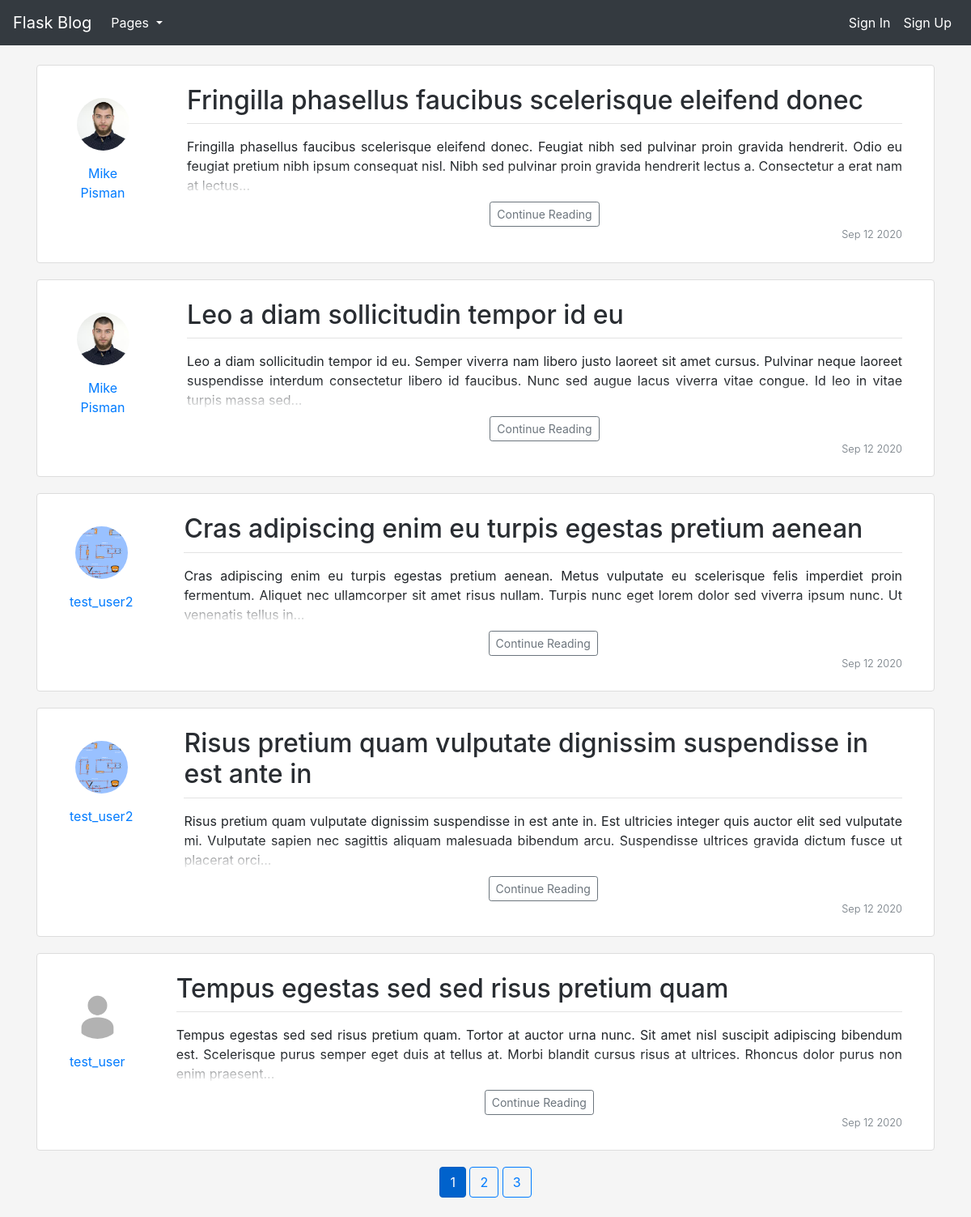
Page /home on the earlier database version.
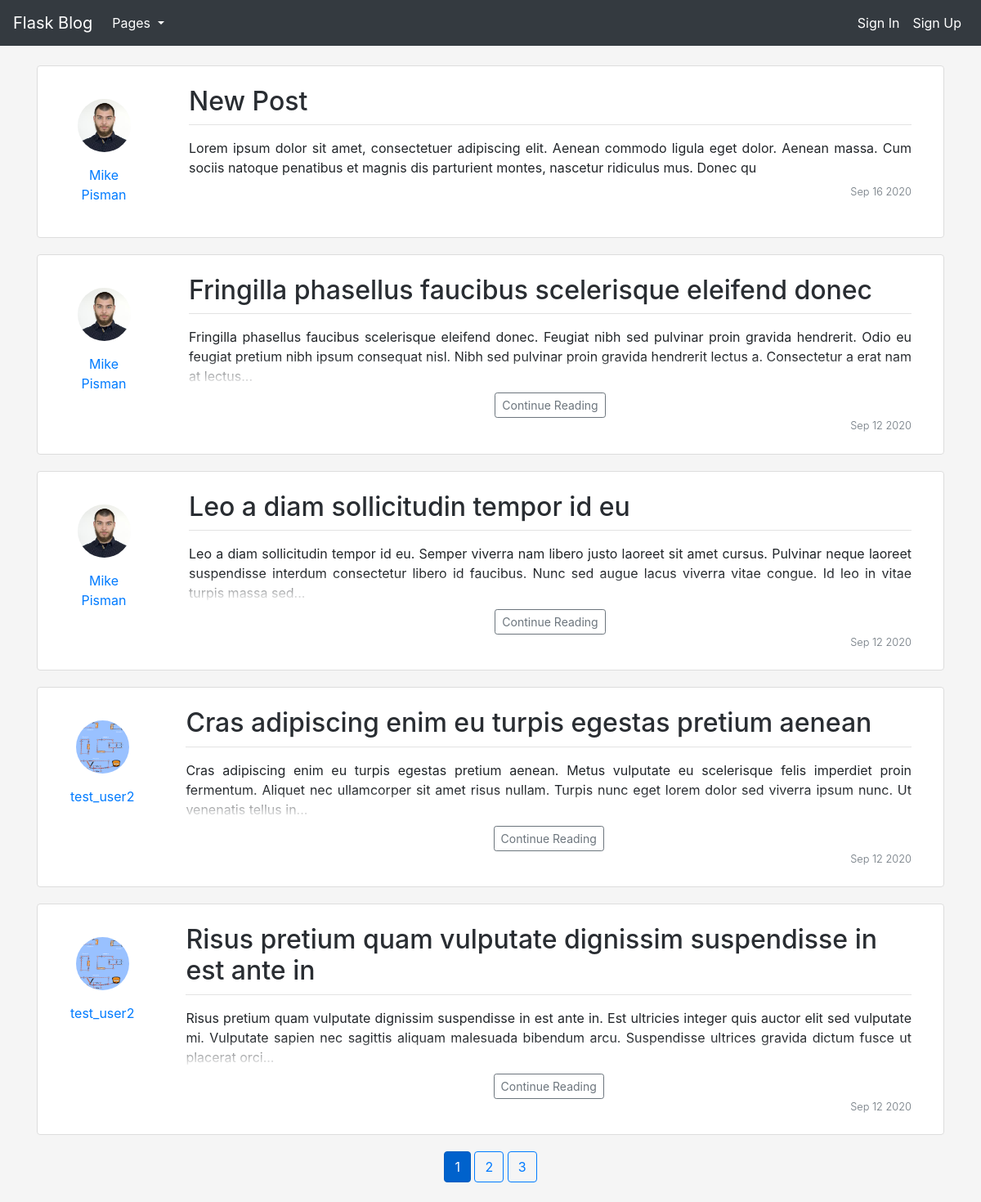
Same page on the later database version.
### flaskblog/models.py (models this page shows, shortened)
class Post(db.Model):
    id = db.Column(db.Integer, primary_key=True)
    title = db.Column(db.String(100), nullable=False)
    date_posted = db.Column(db.DateTime, nullable=False, default=datetime.utcnow)
    content = db.Column(db.Text, nullable=False)
    user_id = db.Column(db.Integer, db.ForeignKey('user.id'), nullable=False)

class User(db.Model, UserMixin):
    id = db.Column(db.Integer, primary_key=True)
    username = db.Column(db.String(20), unique=True, nullable=False)
    email = db.Column(db.String(120), unique=True, nullable=False)
    image_file = db.Column(db.String(20), nullable=False, default='profile_default.jpg')
    password = db.Column(db.String(60), nullable=False)
    posts = db.relationship('Post', backref='author', lazy=True)

### flaskblog/main/routes.py (the view)
@main.route('/')
@main.route('/home')
def home_page():
    page = request.args.get('page', 1, type=int)
    posts = Post.query.order_by(Post.date_posted.desc()).paginate(per_page=5, page=page)
    return render_template('home.html', title='Flask Blog', posts=posts)

### flaskblog/templates/home.html (shortened to what this page needs)
{% extends "layout.html" %}
{% block content %}
    {% for post in posts.items %}
        <article class="media content-section p-4">
                <div class="d-none d-sm-none d-lg-block m-3 text-center mr-5">
                    <div>
                        <img class="rounded-circle article-img"
                              src="{{ url_for('static', filename='files/images/' + post.author.image_file) }}">
                    </div>
                    <div class="mt-3">
                        <a  href="{{ url_for('users.user_posts', username=post.author.username) }}">
                            {{ post.author.username }}
                        </a>
                    </div>
                </div>
                <div class="container-fluid">
                    <div class="media-body">
                        <div class="article-metadata">
                            <a class="article-title" href="{{ url_for('posts.post', post_id=post.id) }}">
                                <h2>{{ post.title }}</h2>
                            </a>
                        </div>
                        {% if post.content|length > 250 %}
                            <p class="article-content-2">{{ post.content|truncate(250) }}</p>
                        {% else %}
                            <p class="article-content">{{ post.content }}</p>
                        {% endif %}
                    </div>
                    {% if post.content|length > 250 %}
                    <div class="text-center">
                        <a class="btn btn-outline-secondary btn btn-sm" href="{{ url_for('posts.post', post_id=post.id) }}">
                            Continue Reading
                        </a>
                    </div>
                    {% endif %}
                    <small class="text-muted float-right font-weight-light">
                        {{ post.date_posted.strftime('%b %d %Y') }}
                    </small>
                </div>
        </article>
    {% endfor %}
    <div class="text-center">
    {%  for page_num in posts.iter_pages(left_edge=1, right_edge=1, left_current=1, right_current=2) %}
        {% if page_num %}
            {% if page_num == posts.page %}
                <p class="btn btn-primary mb-4 active">{{ page_num }}</p>
            {% else %}
                <a class="btn btn-outline-primary mb-4" href="{{ url_for('main.home_page', page=page_num) }}">
                    {{ page_num }}
                </a>
            {% endif %}
        {% else %}
            ...
        {% endif %}
    {%  endfor %}
    </div>
{% endblock content %}

### flaskblog/templates/layout.html (shortened to what this page needs)
<!DOCTYPE html>
<html lang="en">
<head>
    <link rel="stylesheet" href="https://stackpath.bootstrapcdn.com/bootstrap/4.5.2/css/bootstrap.min.css">
    <link rel="stylesheet" type="text/css" href="{{ url_for('static', filename='style.css') }}">
</head>
<body>
    <nav class="navbar navbar-expand-lg navbar-dark bg-dark">
        <a class="navbar-brand" href="/">Flask Blog</a>
        <div class="collapse navbar-collapse" id="page_menu">
            <ul class="navbar-nav mr-auto">
                <li class="nav-item dropdown">
                    <a class="nav-link dropdown-toggle" href="#" id="navbarDropdown" role="button" data-toggle="dropdown" aria-haspopup="true" aria-expanded="false">
                        Pages
                    </a>
                </li>
            </ul>
            <ul class="navbar-nav mr-left">
            {% if current_user.is_authenticated %}
                <li class="nav-item">
                    <a class="nav-link" href="{{ url_for('posts.new_post') }}">New Post</a>
                </li>
                <li class="nav-item">
                    <a class="nav-link" href="{{ url_for('users.account') }}">Account</a>
                </li>
                <li class="nav-item">
                    <a class="nav-link" href="{{ url_for('users.logout') }}">Sign out</a>
                </li>
            {% else %}
                <li class="nav-item">
                    <a class="nav-link" href="{{ url_for('users.login_page') }}">Sign In</a>
                </li>
                <li class="nav-item">
                    <a class="nav-link" href="{{ url_for('users.register_page') }}">Sign Up</a>
                </li>
            {% endif %}
            </ul>
      </div>
    </nav>
    <main role="main" class="container">
        {% block content %}{% endblock %}
    </main>
</body>
</html>

### flaskblog/static/style.css (style rules this page uses)
body { margin-top: 80px; width: 100%; background-color: #f5f5f5; }
.navbar { width: 100%; position: fixed; top: 0; left: 0; z-index: 1000; }
.navbar-dark .navbar-nav .nav-link { color: white; }
.content-section { background: #ffffff; padding: 40px; border: 1px solid #dddddd; border-radius: .25rem; margin-bottom: 20px; }
.article-title { color: #292d32; }
.article-content-2 { white-space: pre-line; margin: 1em 0 0.5em 0; text-align: justify; overflow: hidden; position: relative; display: block; }
.article-content-2::before { background: linear-gradient(rgba(0, 0, 0, 0) 50%, white 100%); content: '\200C'; display: block; position: absolute; height: 100%; width: 100%; text-align: center; }
.article-content { white-space: pre-line; margin: 1em 0 0.5em 0; text-align: justify; }
@media (min-width: 992px) { .article-img { height: 65px; width: 65px; margin: auto; } }
.article-metadata { padding-bottom: 1px; margin-bottom: 4px; border-bottom: 1px solid #e3e3e3 }

Differences in the rows shown:
no longer on this page (row unchanged): Post: image_file (placeholder picture), author.username "test_user", title "Tempus egestas sed sed risus pretium quam", content "Tempus egestas sed sed risus pretium quam. Tortor at auctor urna nunc. Sit amet nisl suscipit adipiscing bibendum est. Scelerisque purus semper eget duis at tellus at. Morbi blandit cursus risus at ultrices. Rhoncus dolor purus non enim praesent...", date_posted "Sep 12 2020"
added Post: image_file (picture), author.username "Mike Pisman", title "New Post", content "Lorem ipsum dolor sit amet, consectetuer adipiscing elit. Aenean commodo ligula eget dolor. Aenean massa. Cum sociis natoque penatibus et magnis dis parturient montes, nascetur ridiculus mus. Donec qu", date_posted "Sep 16 2020"
